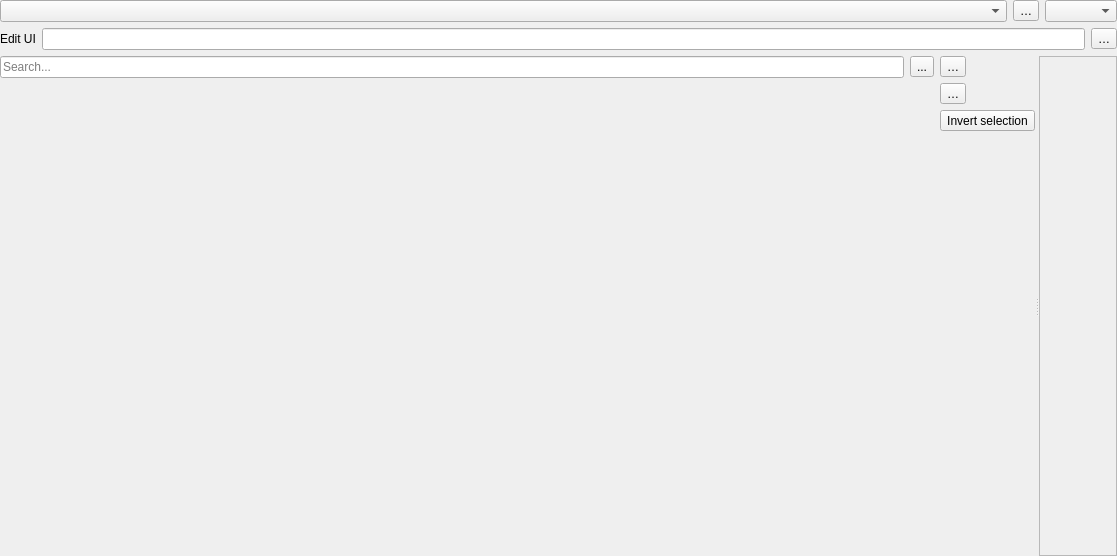
<?xml version="1.0" encoding="UTF-8"?>
<ui version="4.0">
 <class>QgsAttributesFormProperties</class>
 <widget class="QWidget" name="QgsAttributesFormProperties">
  <property name="geometry">
   <rect>
    <x>0</x>
    <y>0</y>
    <width>1117</width>
    <height>556</height>
   </rect>
  </property>
  <property name="windowTitle">
   <string notr="true">Form</string>
  </property>
  <layout class="QGridLayout" name="gridLayout" rowstretch="0,0,1">
   <property name="leftMargin">
    <number>0</number>
   </property>
   <property name="topMargin">
    <number>0</number>
   </property>
   <property name="rightMargin">
    <number>0</number>
   </property>
   <property name="bottomMargin">
    <number>0</number>
   </property>
   <item row="0" column="0">
    <widget class="QWidget" name="widget_2" native="true">
     <layout class="QHBoxLayout" name="horizontalLayout">
      <property name="leftMargin">
       <number>0</number>
      </property>
      <property name="topMargin">
       <number>0</number>
      </property>
      <property name="rightMargin">
       <number>0</number>
      </property>
      <property name="bottomMargin">
       <number>0</number>
      </property>
      <item>
       <widget class="QComboBox" name="mEditorLayoutComboBox">
        <property name="sizePolicy">
         <sizepolicy hsizetype="Preferred" vsizetype="Fixed">
          <horstretch>0</horstretch>
          <verstretch>0</verstretch>
         </sizepolicy>
        </property>
        <property name="toolTip">
         <string>Select attribute layout editor</string>
        </property>
       </widget>
      </item>
      <item>
       <widget class="QToolButton" name="mTbInitCode">
        <property name="toolTip">
         <string>QGIS forms can have a Python function that is called when the form is opened.
Use this function to add extra logic to your forms.</string>
        </property>
        <property name="text">
         <string>…</string>
        </property>
        <property name="icon">
         <iconset resource="../../images/images.qrc">
          <normaloff>:/images/themes/default/processingScript.svg</normaloff>:/images/themes/default/processingScript.svg</iconset>
        </property>
        <property name="iconSize">
         <size>
          <width>20</width>
          <height>20</height>
         </size>
        </property>
       </widget>
      </item>
      <item>
       <widget class="QComboBox" name="mFormSuppressCmbBx">
        <property name="sizePolicy">
         <sizepolicy hsizetype="Maximum" vsizetype="Fixed">
          <horstretch>0</horstretch>
          <verstretch>0</verstretch>
         </sizepolicy>
        </property>
       </widget>
      </item>
     </layout>
    </widget>
   </item>
   <item row="1" column="0">
    <widget class="QWidget" name="mUiFileFrame" native="true">
     <layout class="QHBoxLayout" name="horizontalLayout_2">
      <property name="leftMargin">
       <number>0</number>
      </property>
      <property name="topMargin">
       <number>0</number>
      </property>
      <property name="rightMargin">
       <number>0</number>
      </property>
      <property name="bottomMargin">
       <number>0</number>
      </property>
      <item>
       <widget class="QLabel" name="label_2">
        <property name="text">
         <string>Edit UI</string>
        </property>
       </widget>
      </item>
      <item>
       <widget class="QLineEdit" name="mEditFormLineEdit"/>
      </item>
      <item>
       <widget class="QToolButton" name="pbnSelectEditForm">
        <property name="text">
         <string>…</string>
        </property>
        <property name="iconSize">
         <size>
          <width>20</width>
          <height>20</height>
         </size>
        </property>
       </widget>
      </item>
     </layout>
    </widget>
   </item>
   <item row="2" column="0">
    <widget class="QSplitter" name="splitter">
     <property name="orientation">
      <enum>Qt::Horizontal</enum>
     </property>
     <widget class="QWidget" name="widget" native="true">
      <layout class="QGridLayout" name="gridLayout_3" columnstretch="0,0,0">
       <property name="leftMargin">
        <number>0</number>
       </property>
       <property name="topMargin">
        <number>0</number>
       </property>
       <property name="rightMargin">
        <number>0</number>
       </property>
       <property name="bottomMargin">
        <number>0</number>
       </property>
       <item row="0" column="0" colspan="2">
        <layout class="QHBoxLayout" name="searchBarLayout">
         <item>
          <widget class="QgsFilterLineEdit" name="mSearchLineEdit">
           <property name="sizePolicy">
            <sizepolicy hsizetype="Expanding" vsizetype="Fixed">
             <horstretch>0</horstretch>
             <verstretch>0</verstretch>
            </sizepolicy>
           </property>
           <property name="placeholderText">
            <string>Search...</string>
           </property>
           <property name="showSearchIcon">
            <bool>true</bool>
           </property>
           <property name="qgisRelation" stdset="0">
            <string notr="true"/>
           </property>
          </widget>
         </item>
         <item>
          <widget class="QToolButton" name="mShowAliasesButton">
           <property name="toolTip">
            <string>Show field aliases instead of names</string>
           </property>
           <property name="text">
            <string>...</string>
           </property>
           <property name="icon">
            <iconset resource="../../images/images.qrc">
             <normaloff>:/images/themes/default/mToggleAliases.svg</normaloff>:/images/themes/default/mToggleAliases.svg</iconset>
           </property>
           <property name="iconSize">
            <size>
             <width>20</width>
             <height>20</height>
            </size>
           </property>
           <property name="checkable">
            <bool>true</bool>
           </property>
          </widget>
         </item>
        </layout>
       </item>
       <item row="0" column="2" rowspan="2">
        <layout class="QVBoxLayout" name="verticalLayout">
         <property name="sizeConstraint">
          <enum>QLayout::SetDefaultConstraint</enum>
         </property>
         <item>
          <widget class="QToolButton" name="mAddContainerButton">
           <property name="toolTip">
            <string>Add a new tab or group to the form layout</string>
           </property>
           <property name="text">
            <string>…</string>
           </property>
           <property name="icon">
            <iconset resource="../../images/images.qrc">
             <normaloff>:/images/themes/default/symbologyAdd.svg</normaloff>:/images/themes/default/symbologyAdd.svg</iconset>
           </property>
           <property name="iconSize">
            <size>
             <width>20</width>
             <height>20</height>
            </size>
           </property>
          </widget>
         </item>
         <item>
          <widget class="QToolButton" name="mRemoveLayoutItemButton">
           <property name="toolTip">
            <string>Remove selected item(s) from the form layout</string>
           </property>
           <property name="text">
            <string>…</string>
           </property>
           <property name="icon">
            <iconset resource="../../images/images.qrc">
             <normaloff>:/images/themes/default/symbologyRemove.svg</normaloff>:/images/themes/default/symbologyRemove.svg</iconset>
           </property>
           <property name="iconSize">
            <size>
             <width>20</width>
             <height>20</height>
            </size>
           </property>
          </widget>
         </item>
         <item>
          <widget class="QToolButton" name="mInvertSelectionButton">
           <property name="toolTip">
            <string>Invert selection</string>
           </property>
           <property name="text">
            <string>Invert selection</string>
           </property>
           <property name="icon">
            <iconset resource="../../images/images.qrc">
             <normaloff>:/images/themes/default/mActionInvertSelection.svg</normaloff>:/images/themes/default/mActionInvertSelection.svg</iconset>
           </property>
           <property name="iconSize">
            <size>
             <width>20</width>
             <height>20</height>
            </size>
           </property>
          </widget>
         </item>
         <item>
          <spacer name="verticalSpacer">
           <property name="orientation">
            <enum>Qt::Vertical</enum>
           </property>
           <property name="sizeHint" stdset="0">
            <size>
             <width>0</width>
             <height>40</height>
            </size>
           </property>
          </spacer>
         </item>
        </layout>
       </item>
       <item row="1" column="0">
        <widget class="QWidget" name="mAvailableWidgetsWidget" native="true">
         <property name="sizePolicy">
          <sizepolicy hsizetype="Expanding" vsizetype="Expanding">
           <horstretch>0</horstretch>
           <verstretch>0</verstretch>
          </sizepolicy>
         </property>
         <property name="minimumSize">
          <size>
           <width>200</width>
           <height>0</height>
          </size>
         </property>
        </widget>
       </item>
       <item row="1" column="1">
        <widget class="QWidget" name="mFormLayoutWidget" native="true">
         <property name="sizePolicy">
          <sizepolicy hsizetype="Expanding" vsizetype="Expanding">
           <horstretch>0</horstretch>
           <verstretch>0</verstretch>
          </sizepolicy>
         </property>
         <property name="minimumSize">
          <size>
           <width>200</width>
           <height>0</height>
          </size>
         </property>
        </widget>
       </item>
      </layout>
     </widget>
     <widget class="QgsScrollArea" name="scrollArea_2">
      <property name="sizePolicy">
       <sizepolicy hsizetype="Expanding" vsizetype="Expanding">
        <horstretch>0</horstretch>
        <verstretch>0</verstretch>
       </sizepolicy>
      </property>
      <property name="widgetResizable">
       <bool>true</bool>
      </property>
      <widget class="QWidget" name="scrollAreaWidgetContents_5">
       <property name="geometry">
        <rect>
         <x>0</x>
         <y>0</y>
         <width>87</width>
         <height>488</height>
        </rect>
       </property>
       <layout class="QGridLayout" name="gridLayout_4">
        <item row="0" column="0">
         <widget class="QWidget" name="mAttributeTypeFrame" native="true">
          <property name="sizePolicy">
           <sizepolicy hsizetype="Expanding" vsizetype="Expanding">
            <horstretch>0</horstretch>
            <verstretch>0</verstretch>
           </sizepolicy>
          </property>
          <layout class="QGridLayout" name="gridLayout_2"/>
         </widget>
        </item>
       </layout>
      </widget>
     </widget>
    </widget>
   </item>
  </layout>
 </widget>
 <customwidgets>
  <customwidget>
   <class>QgsFilterLineEdit</class>
   <extends>QLineEdit</extends>
   <header>qgsfilterlineedit.h</header>
  </customwidget>
  <customwidget>
   <class>QgsScrollArea</class>
   <extends>QScrollArea</extends>
   <header>qgsscrollarea.h</header>
   <container>1</container>
  </customwidget>
 </customwidgets>
 <tabstops>
  <tabstop>mEditorLayoutComboBox</tabstop>
  <tabstop>mTbInitCode</tabstop>
  <tabstop>mFormSuppressCmbBx</tabstop>
  <tabstop>mEditFormLineEdit</tabstop>
  <tabstop>pbnSelectEditForm</tabstop>
  <tabstop>mSearchLineEdit</tabstop>
  <tabstop>mShowAliasesButton</tabstop>
  <tabstop>mAddContainerButton</tabstop>
  <tabstop>mRemoveLayoutItemButton</tabstop>
  <tabstop>mInvertSelectionButton</tabstop>
  <tabstop>scrollArea_2</tabstop>
 </tabstops>
 <resources>
  <include location="../../images/images.qrc"/>
 </resources>
 <connections/>
</ui>
